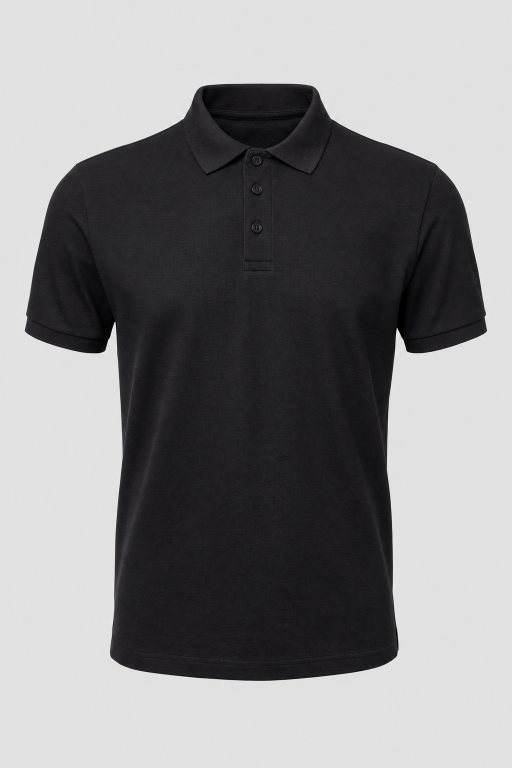
#> input picture print/_mockup/polo-front.png, 1024 x 1536 px (shown at 1/2 size)
$ python polo_design.py
#> lines starting #> are read from the running program, lines starting #| are printed output that depends on the picture
#!/usr/bin/env python3
"""
GaLaBau Kompass · Polo-Designvorschläge (Messe GaLaBau 2026)

Legt drei Druckvarianten (A Doppelt · B Klassisch · C Reduziert) als Vorschau
auf das Blanko-Polo (print/_mockup/polo-front.png, polo-back.png, per gpt-image-2)
und schreibt print/design/polo-designvorschlaege.pdf (Übersicht, je Variante eine
Seite mit Vorder-/Rückansicht und Druckangaben, Größenliste) plus PNG-Vorschauen.

Aufruf: python3 tools/polo_design.py [--domain galabau-kompass.de]
"""
import argparse, io, os, re, subprocess
import segno
from PIL import Image, ImageChops, ImageFilter

ROOT = os.path.dirname(os.path.dirname(os.path.abspath(__file__)))
CHROME = "/Applications/Google Chrome.app/Contents/MacOS/Google Chrome"
MOCK = os.path.join(ROOT, "print", "_mockup")
OUT = os.path.join(ROOT, "print", "design"); os.makedirs(OUT, exist_ok=True)
WORK = os.path.join(OUT, "_work"); os.makedirs(WORK, exist_ok=True)
LIGHT, GREEN, LIME, BLACK = "#F2F7F3", "#23A551", "#CDF47A", "#000000"
PX_MM = 3.78          # Render-Auflösung der Druckmotive (96 dpi)
MOCK_PX_CM = 12.9     # Mockup: Rumpfbreite ≈ 56 cm ≙ 720 px


MARK = '<svg class="mark" viewBox="0 0 64 64"><circle cx="32" cy="32" r="29" fill="none" stroke="{ink}" stroke-width="2.4"/><path d="M32 7 42.5 32 32 26.5 21.5 32Z" fill="{accent}"/><path d="M32 57 21.5 32 32 37.5 42.5 32Z" fill="{ink}"/></svg>'

def qr_svg(url):
    q = segno.make(url, error="h"); buf = io.BytesIO()
    q.save(buf, kind="svg", xmldecl=False, svgns=True, scale=10, border=0, dark=BLACK, light=None, svgclass=None, lineclass=None, omitsize=True)
    return buf.getvalue().decode("utf-8")

CSS = f'''
@font-face{{font-family:'Plus Jakarta Sans';src:url('file://{ROOT}/assets/fonts/jakarta-var.woff2') format('woff2');font-weight:200 800;}}
@font-face{{font-family:'Inter';src:url('file://{ROOT}/assets/fonts/inter-var.woff2') format('woff2');font-weight:400 800;}}
*{{margin:0;padding:0;box-sizing:border-box;}}
html,body{{background:{BLACK};}}
.art{{background:{BLACK};color:{LIGHT};font-family:Inter,sans-serif;display:flex;flex-direction:column;align-items:center;justify-content:center;text-align:center;overflow:hidden;}}
.eyebrow{{font-family:'Plus Jakarta Sans',sans-serif;font-weight:800;letter-spacing:.16em;text-transform:uppercase;color:{LIME};}}
.logo{{display:flex;align-items:center;gap:.28em;}}
.mark{{height:1em;width:auto;}}
.word{{font-family:'Plus Jakarta Sans',sans-serif;font-weight:800;letter-spacing:-.035em;line-height:1;white-space:nowrap;}}
.tagline{{font-family:'Plus Jakarta Sans',sans-serif;font-weight:700;letter-spacing:.18em;text-transform:uppercase;color:rgba(242,247,243,.7);}}
.qrwrap{{background:{LIGHT};border-radius:8mm;padding:7mm;display:flex;align-items:center;justify-content:center;}}
.qrwrap svg{{width:100%;height:100%;display:block;}}
.arrow{{font-family:'Plus Jakarta Sans',sans-serif;font-weight:800;color:{LIME};line-height:.9;}}
.line1{{font-family:'Plus Jakarta Sans',sans-serif;font-weight:800;letter-spacing:-.03em;line-height:1.05;}}

.line2{{font-family:'Plus Jakarta Sans',sans-serif;font-weight:700;line-height:1.25;color:{LIME};}}
.foot{{font-family:'Plus Jakarta Sans',sans-serif;font-weight:700;letter-spacing:.14em;text-transform:uppercase;color:rgba(242,247,243,.6);}}
'''

def motiv_voll(url, w, h, groß):
    """Komplettes Motiv (Logo, QR, Standort-Check-Zeilen) – Variante A vorn/hinten, B hinten."""
    qr = 170 if groß else 128; ey = 5 if groß else 4.2; word = 27 if groß else 22; l1 = 17 if groß else 14; l2 = 9.6 if groß else 8.2
    return f'''<section class="art" style="width:{w}mm;height:{h}mm;padding:12mm 10mm;justify-content:space-between;">
  <div style="display:flex;flex-direction:column;align-items:center;gap:4mm;">
    <div class="eyebrow" style="font-size:{ey}mm;">Branchenumfrage 2026 · Mitarbeitergewinnung im GaLaBau</div>
    <div class="logo" style="font-size:{word}mm;">{MARK.format(ink=LIGHT, accent=LIME)}<div class="word">GaLaBau Kompass</div></div>
    <div class="tagline" style="font-size:{4.6 if groß else 4}mm;">Das Magazin für den Garten- und Landschaftsbau</div>
  </div>
  <div class="qrwrap" style="width:{qr}mm;height:{qr}mm;">{qr_svg(url)}</div>
  <div class="arrow" style="font-size:{20 if groß else 17}mm;">↑</div>
  <div class="line1" style="font-size:{l1}mm;">Standort-Check<br>für GaLaBau-Betriebe</div>
  <div class="line2" style="font-size:{l2}mm;margin-top:2mm;">Wie viele Fachkräfte gibt es bei Ihnen?<br>Kostenlos scannen.</div>
  <div class="foot" style="font-size:3.8mm;margin-top:3mm;">galabau-kompass.de</div>
</section>'''

def motiv_brust(w, h):
    """Brustlogo links (Variante B): Marke + Wortmarke, darunter Claim."""
    return f'''<section class="art" style="width:{w}mm;height:{h}mm;align-items:flex-start;text-align:left;gap:2.2mm;">
  <div class="logo" style="font-size:10.5mm;">{MARK.format(ink=LIGHT, accent=LIME)}<div class="word">GaLaBau Kompass</div></div>
  <div class="tagline" style="font-size:2.7mm;padding-left:1mm;">Das Magazin für den Garten- und Landschaftsbau</div>
</section>'''

def motiv_marke(w, h):
    """Variante C vorn: Marke, darunter klein die Wortmarke."""
    mark = MARK.format(ink=LIGHT, accent=LIME).replace('class="mark"', 'class="mark" style="height:60mm;width:auto"')
    return f'''<section class="art" style="width:{w}mm;height:{h}mm;gap:5mm;">{mark}<div class="word" style="font-size:8.6mm;">GaLaBau Kompass</div></section>'''

def motiv_reduziert(url, w, h):
    """Rücken (final 07.09.): Kicker, Frage an GaLaBau-Inhaber, QR groß, Umfrage-Zeile, Wortmarke – ohne Pfeil."""
    return f'''<section class="art" style="width:{w}mm;height:{h}mm;padding:14mm 10mm 12mm;justify-content:space-between;gap:0;">
  <div>
    <div class="line1" style="font-size:29mm;color:{LIME};line-height:1;white-space:nowrap;">GaLaBau-Betriebe:</div>
    <div class="line1" style="font-size:22mm;margin-top:6mm;">Wie viele Fachkräfte<br>wohnen in Ihrem<br>Umkreis?</div>
  </div>
  <div class="qrwrap" style="width:172mm;height:172mm;">{qr_svg(url)}</div>
  <div style="display:flex;flex-direction:column;align-items:center;gap:4.5mm;">
    <div class="line2" style="font-size:8.4mm;">Umfrage ausfüllen, Standortcheck per Mail erhalten</div>
    <div style="font-size:5.2mm;font-weight:600;color:rgba(242,247,243,.68);">Kostenlos · zwei Minuten · Branchenumfrage 2026</div>
    <div class="logo" style="font-size:16mm;">{MARK.format(ink=LIGHT, accent=LIME)}<div class="word">GaLaBau Kompass</div></div>
    <div class="foot" style="font-size:3.8mm;">galabau-kompass.de</div>
  </div>
</section>'''

def render(name, html, w_mm, h_mm):
    src = os.path.join(WORK, name + ".html")
    open(src, "w", encoding="utf-8").write(f'<!DOCTYPE html><html><head><meta charset="UTF-8"><style>{CSS}</style></head><body>{html}</body></html>')
    png = os.path.join(WORK, name + ".png")
    cmd = [CHROME, "--headless=new", "--disable-gpu", "--hide-scrollbars", "--allow-file-access-from-files", "--virtual-time-budget=4000",
           f"--window-size={int(w_mm * PX_MM)},{int(h_mm * PX_MM)}", f"--screenshot={png}", f"file://{src}"]
    for versuch in range(3):  # Chrome hängt gelegentlich → Zeitlimit + Wiederholung
        try:
            subprocess.run(cmd, check=True, capture_output=True, timeout=90); break
        except (subprocess.TimeoutExpired, subprocess.CalledProcessError):
            if versuch == 2: raise
    return Image.open(png).convert("RGB")

# [12 lines left out: function auflegen, not called in this run]

def variante(key, url):
    front = Image.open(os.path.join(MOCK, "polo-front.png")).convert("RGB")
    back = Image.open(os.path.join(MOCK, "polo-back.png")).convert("RGB")
    if key == "A":
        auflegen(front, render("A-front", motiv_voll(url, 250, 300, False), 250, 300), 25, 560)
        auflegen(back, render("A-back", motiv_voll(url, 300, 380, True), 300, 380), 30, 430)
    elif key == "B":
        auflegen(front, render("B-front", motiv_brust(120, 32), 120, 32), 12, 600, cx=640)
        auflegen(back, render("B-back", motiv_voll(url, 300, 380, True), 300, 380), 30, 430)
    else:
        auflegen(front, render("C-front", motiv_marke(90, 100), 90, 100), 9, 575, cx=640)
        auflegen(back, render("C-back", motiv_reduziert(url, 300, 380), 300, 380), 30, 430)
    fp = os.path.join(OUT, f"variante-{key}-vorne.jpg"); bp = os.path.join(OUT, f"variante-{key}-hinten.jpg")
    front.save(fp, quality=86, optimize=True); back.save(bp, quality=86, optimize=True)
    both = Image.new("RGB", (front.width * 2 + 40, front.height), (236, 238, 236))
    both.paste(front, (0, 0)); both.paste(back, (front.width + 40, 0))
    both.save(os.path.join(OUT, f"variante-{key}.jpg"), quality=88)
    return fp, bp

VARIANTEN = {
    "A": ("Doppelt", "Vorne und hinten das komplette Motiv: Logo, QR-Code und die Standort-Check-Zeilen. Von vorn und von hinten scannbar – am lautesten, ideal in vollen Hallen und in der Schlange.",
          [("Vorne", "Komplettes Motiv 25 × 30 cm, mittig, Oberkante ca. 3 cm unter der Knopfleiste"), ("Hinten", "Komplettes Motiv 30 × 38 cm, mittig, Oberkante 10 cm unter dem Kragenansatz"), ("Farben", "Hell #F2F7F3 · Grün #23A551 (Nadel) · Lime #CDF47A (Zeilen, Pfeil) · QR-Kachel hell mit schwarzen Modulen")]),
    "B": ("Klassisch", "Vorne ein Brustlogo links wie bei einem Firmenpolo, hinten das große Motiv mit QR-Code. Wirkt von vorn seriös, von hinten fordert es zum Scannen auf – die Variante mit dem besten Verhältnis aus Auftreten und Wirkung.",
          [("Vorne", "Brustlogo links 12 × 3,5 cm (Marke + Wortmarke, darunter Claim), auf Höhe der untersten Knopfleiste"), ("Hinten", "Komplettes Motiv 30 × 38 cm, mittig, Oberkante 10 cm unter dem Kragenansatz"), ("Farben", "Hell #F2F7F3 · Grün #23A551 · Lime #CDF47A · QR-Kachel hell mit schwarzen Modulen")]),
    "C": ("Reduziert", "Vorne die Kompassnadel mit der Wortmarke darunter, hinten die Anrede „GaLaBau-Betriebe:“ über die Frage „Wie viele Fachkräfte wohnen in Ihrem Umkreis?“, der große QR-Code mit handgezeichnetem Pfeil und die Wortmarke. Ruhig, hochwertig, wenig Text – die Frage ist der Aufhänger fürs Gespräch.",
          [("Vorne", "Brustlogo links: Marke 6 cm, darunter Wortmarke, Druckfläche 9 × 10 cm, auf Höhe des untersten Knopfs"), ("Hinten", "Frage, QR 19 cm mit Edding-Pfeil, Zeile „Kostenlos scannen · Standort-Check“, Wortmarke – Fläche 30 × 38 cm, Oberkante 10 cm unter dem Kragenansatz"), ("Farben", "Hell #F2F7F3 · Grün #23A551 (Nadel) · Lime #CDF47A (Pfeil, Zeile) · QR-Kachel hell mit schwarzen Modulen")]),
}
GROESSEN = [("Fabio Zindel", "Vertrieb, Messe", ""), ("Niklas Kühme", "Vertrieb, Messe", ""), ("Nick Scheffler", "Vertrieb, Messe", ""), ("Julian Kohansal", "Geschäftsführung (optional)", ""), ("Liam Quick", "Geschäftsführung (optional)", "")]

PDF_CSS = f'''
@font-face{{font-family:'Plus Jakarta Sans';src:url('file://{ROOT}/assets/fonts/jakarta-var.woff2') format('woff2');font-weight:200 800;}}
@font-face{{font-family:'Inter';src:url('file://{ROOT}/assets/fonts/inter-var.woff2') format('woff2');font-weight:400 800;}}
@page{{size:A4 landscape;margin:0;}}
*{{margin:0;padding:0;box-sizing:border-box;}}
body{{font-family:Inter,sans-serif;color:#0E1B13;font-size:10pt;line-height:1.5;}}
.p{{width:297mm;height:210mm;padding:14mm 16mm;page-break-after:always;position:relative;overflow:hidden;}}
.p:last-child{{page-break-after:auto;}}
.kopf{{display:flex;justify-content:space-between;align-items:center;border-bottom:.4mm solid #DDE7E0;padding-bottom:3mm;margin-bottom:6mm;}}
.marke{{display:flex;align-items:center;gap:3mm;font-family:'Plus Jakarta Sans',sans-serif;font-weight:800;font-size:12pt;letter-spacing:-.03em;}}
.marke svg{{width:8mm;height:8mm;}}
.kick{{font-family:'Plus Jakarta Sans',sans-serif;font-weight:800;font-size:7.5pt;letter-spacing:.14em;text-transform:uppercase;color:#15803D;}}
h1{{font-family:'Plus Jakarta Sans',sans-serif;font-weight:800;font-size:22pt;letter-spacing:-.03em;line-height:1.08;}}
h2{{font-family:'Plus Jakarta Sans',sans-serif;font-weight:800;font-size:15pt;letter-spacing:-.025em;margin-bottom:2mm;}}
.dek{{font-size:10.5pt;color:#3C4C42;max-width:180mm;margin-top:2mm;}}
.drei{{display:grid;grid-template-columns:repeat(3,1fr);gap:8mm;margin-top:8mm;}}
.karte{{background:#F3F8F4;border-radius:5mm;padding:5mm;}}
.karte img{{width:100%;border-radius:3mm;display:block;}}
.karte .t{{font-family:'Plus Jakarta Sans',sans-serif;font-weight:800;font-size:11pt;margin-top:3mm;}}
.karte .s{{font-size:8.6pt;color:#3C4C42;margin-top:1mm;}}
.var{{display:grid;grid-template-columns:1.25fr 1fr;gap:10mm;align-items:start;}}
.bilder{{display:grid;grid-template-columns:1fr 1fr;gap:5mm;}}
.bilder img{{width:100%;border-radius:4mm;display:block;}}
.bilder .l{{font-family:'Plus Jakarta Sans',sans-serif;font-weight:700;font-size:8pt;letter-spacing:.1em;text-transform:uppercase;color:#6B7B71;margin-top:2mm;text-align:center;}}
.spec{{margin-top:5mm;}}
.spec th,.spec td{{text-align:left;vertical-align:top;padding:2mm 2.4mm;border-bottom:.25mm solid #DDE7E0;font-size:9pt;}}
.spec th{{width:24mm;font-family:'Plus Jakarta Sans',sans-serif;font-size:7pt;letter-spacing:.1em;text-transform:uppercase;color:#6B7B71;}}
.spec table{{width:100%;border-collapse:collapse;}}
.hin{{background:#EAF6EE;border-radius:3mm;padding:3.5mm 4.5mm;font-size:9pt;margin-top:5mm;}}
.hin b{{display:block;font-family:'Plus Jakarta Sans',sans-serif;font-size:7pt;letter-spacing:.12em;text-transform:uppercase;color:#15803D;margin-bottom:1mm;}}
.g table{{width:100%;border-collapse:collapse;margin-top:5mm;font-size:10pt;}}
.g th,.g td{{text-align:left;padding:3mm 3mm;border-bottom:.3mm solid #DDE7E0;}}
.g th{{font-family:'Plus Jakarta Sans',sans-serif;font-size:7.5pt;letter-spacing:.1em;text-transform:uppercase;color:#6B7B71;background:#F3F8F4;}}
.g td.feld{{height:11mm;width:40mm;border-bottom:.4mm solid #9AA9A0;}}
.fuss{{position:absolute;left:16mm;right:16mm;bottom:8mm;display:flex;justify-content:space-between;font-family:'Plus Jakarta Sans',sans-serif;font-weight:700;font-size:7.5pt;letter-spacing:.1em;text-transform:uppercase;color:#6B7B71;}}
'''
LOGO = '<svg viewBox="0 0 64 64"><circle cx="32" cy="32" r="29" fill="none" stroke="#0E1B13" stroke-width="2.4"/><path d="M32 7 42.5 32 32 26.5 21.5 32Z" fill="#23A551"/><path d="M32 57 21.5 32 32 37.5 42.5 32Z" fill="#0E1B13"/></svg>'

def kopf(kick): return f'<div class="kopf"><div class="marke">{LOGO}GaLaBau Kompass</div><div class="kick">{kick}</div></div>'
def fuss(n): return f'<div class="fuss"><span>Polo-Designvorschläge · GaLaBau 2026 Nürnberg · Stand 7. September 2026</span><span>Seite {n}</span></div>'

def pdf(bilder, domain):
    pages = [f'''<div class="p">{kopf("Messe GaLaBau 2026 · Polos")}<h1>Drei Vorschläge für das Messe-Polo</h1>
<p class="dek">Schwarzes Piqué-Polo, Druck in Hell, Grün und Lime nach der Magazin-Farbwelt. Jeder Vertriebler bekommt seinen eigenen QR-Code (Ziel: {domain}/s/&lt;kürzel&gt;/ → Standort-Check mit Zuordnung). Die Mockups zeigen die Platzierung maßstäblich; Druckdaten liegen als Vektor-PDF vor.</p>
<div class="drei">''' + "".join(f'<div class="karte"><img src="file://{os.path.join(OUT, f"variante-{k}.jpg")}"><div class="t">Variante {k} · {VARIANTEN[k][0]}</div><div class="s">{VARIANTEN[k][1]}</div></div>' for k in "ABC") + f'</div>{fuss(1)}</div>']
    for i, k in enumerate("ABC"):
        name, text, spec = VARIANTEN[k]
        pages.append(f'''<div class="p">{kopf(f"Variante {k} · {name}")}<div class="var"><div><div class="bilder"><div><img src="file://{bilder[k][0]}"><div class="l">Vorne</div></div><div><img src="file://{bilder[k][1]}"><div class="l">Hinten</div></div></div></div>
<div><h2>Variante {k} · {name}</h2><p class="dek" style="font-size:10pt">{text}</p><div class="spec"><table>''' + "".join(f"<tr><th>{a}</th><td>{b}</td></tr>" for a, b in spec) + f'''<tr><th>Polo</th><td>Schwarz, Baumwoll-Piqué, Kragen und Knopfleiste; Alternative auf Wunsch: Dunkelgrün #0B3D24 mit gleichem Druck</td></tr><tr><th>Verfahren</th><td>Siebdruck oder DTF (Vektordaten, Schriften eingebettet); QR-Kachel als helle Fläche mit schwarzen Modulen, nicht invertieren, nicht verkleinern</td></tr></table></div>
<div class="hin"><b>Stückzahl</b>Je Träger ein Polo mit eigenem QR-Code (Fabio, Niklas, Nick; Julian und Liam optional). Lieferung bis Montag, 14. September 2026.</div></div></div>{fuss(i + 2)}</div>''')
    rows = "".join(f'<tr><td>{n}</td><td>{r}</td><td class="feld">{s}</td><td>Schwarz · Variante ___</td></tr>' for n, r, s in GROESSEN)
    pages.append(f'''<div class="p g">{kopf("Größenliste")}<h1>Größenliste Messe-Polos</h1><p class="dek">Bitte je Person die Polo-Größe eintragen (Herrengrößen S bis 3XL, Piqué fällt normal aus). Freddy nimmt kein Polo.</p>
<table><tr><th>Name</th><th>Rolle</th><th>Größe</th><th>Polo</th></tr>{rows}</table>
<div class="hin"><b>Ablauf</b>1. Variante wählen (A, B oder C) · 2. Größen eintragen · 3. Jana beauftragt den Druck mit den Vektor-Druckdaten (print/&lt;kürzel&gt;/polo-&lt;kürzel&gt;.pdf, je Person eigener QR – Dateien nicht vertauschen) · 4. Andruck scannen (Ergebnis: Standort-Check) · 5. Lieferung bis 14. September 2026, Messe 15.–18. September, Nürnberg.</div>{fuss(5)}</div>''')
    html = f'<!DOCTYPE html><html lang="de"><head><meta charset="UTF-8"><style>{PDF_CSS}</style></head><body>{"".join(pages)}</body></html>'
    src = os.path.join(WORK, "designvorschlaege.html"); open(src, "w", encoding="utf-8").write(html)
    out = os.path.join(OUT, "polo-designvorschlaege.pdf")
    subprocess.run([CHROME, "--headless=new", "--disable-gpu", "--allow-file-access-from-files", "--no-pdf-header-footer", "--virtual-time-budget=8000", f"--print-to-pdf={out}", f"file://{src}"], check=True, capture_output=True, timeout=180)
    return out


# [14 lines left out: function pdf_final, not called in this run]

def main():
    ap = argparse.ArgumentParser(); ap.add_argument("--domain", default="galabau-kompass.de"); ap.add_argument("--final", action="store_true", help="nur Variante C als finales PDF"); a = ap.parse_args()
    url = f"https://{a.domain}/s/fabio/"
    if a.final:
        bilder = {"C": variante("C", url)}
        out = pdf_final(bilder, a.domain)
    else:
        bilder = {k: variante(k, url) for k in "ABC"}
#> in variante, front is the input picture: PIL image 1024x1536 RGB; mean R, G, B 134.8, 134, 134.9
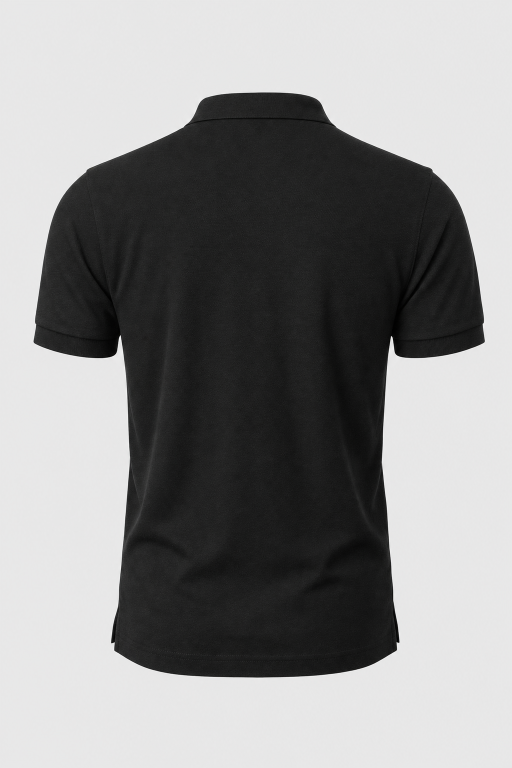
#> input picture print/_mockup/polo-back.png, 1024 x 1536 px (shown at 1/2 size)
#> in variante, back is the input picture: PIL image 1024x1536 RGB; mean R, G, B 140.9, 140.9, 140.8
#> (the call stopped at in qr_svg, `q = segno.make(url, error="h"); buf = io.BytesIO()`: segno is not available in this run)
#> (the call stopped at in qr_svg, `q = segno.make(url, error="h"); buf = io.BytesIO()`: segno is not available in this run)
#> in variante, `both.paste(front, (0, 0))`:
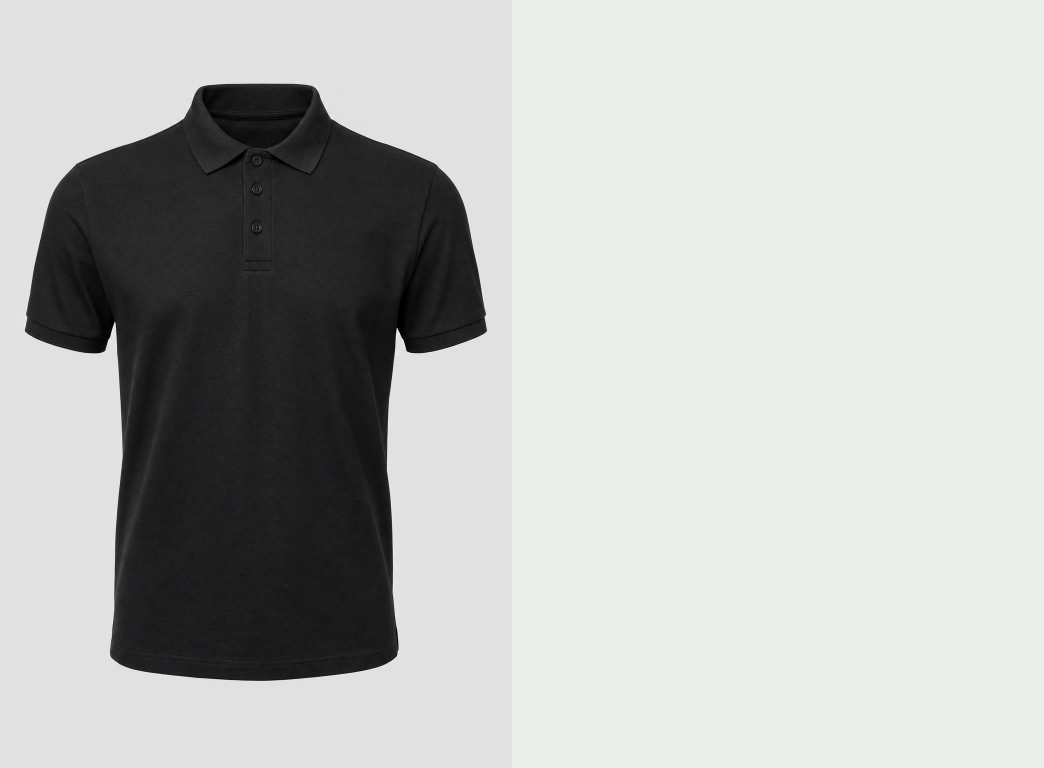
#> both: PIL image 2088x1536 RGB (shown at 1/2 size); mean R, G, B 186.4, 187, 186.4
#> in variante, `both.paste(back, (front.width + 40, 0))`:
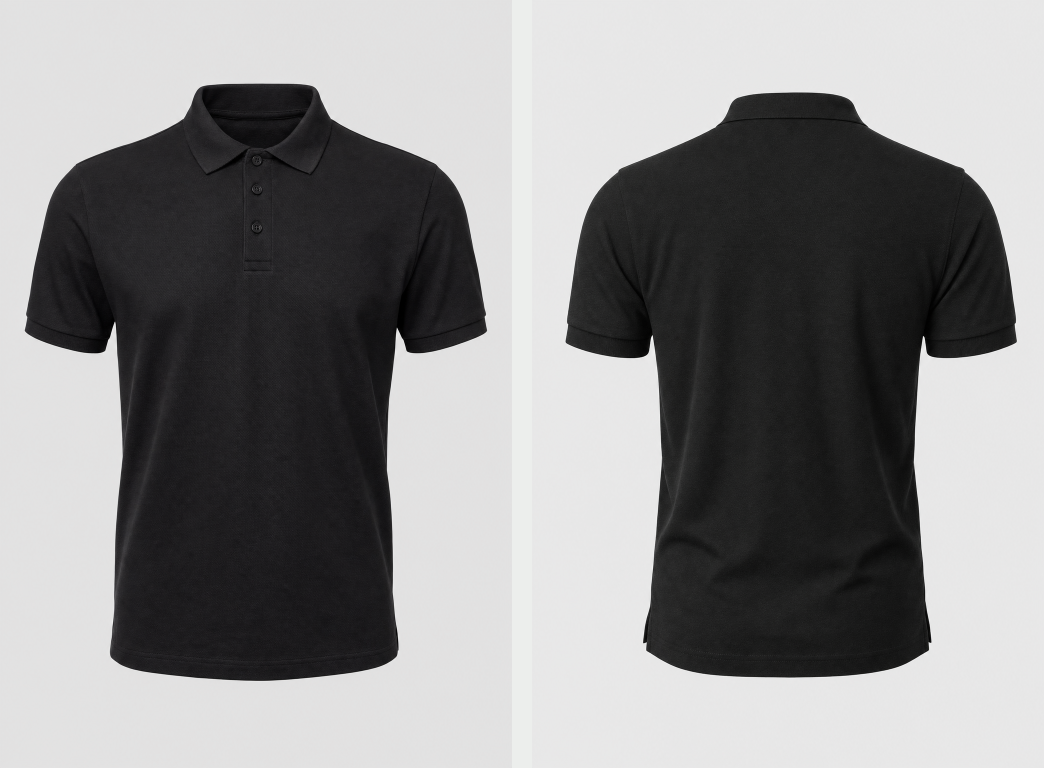
#> both: PIL image 2088x1536 RGB (shown at 1/2 size); mean R, G, B 139.8, 139.4, 139.8
#> (the call stopped at in render, `subprocess.run(cmd, check=True, capture_output=True, timeout=90); break`: subprocess is not available in this run)
#> (the call stopped at in qr_svg, `q = segno.make(url, error="h"); buf = io.BytesIO()`: segno is not available in this run)
#> (the call stopped at in render, `subprocess.run(cmd, check=True, capture_output=True, timeout=90); break`: subprocess is not available in this run)
#> (the call stopped at in qr_svg, `q = segno.make(url, error="h"); buf = io.BytesIO()`: segno is not available in this run)
        out = pdf(bilder, a.domain)
    print("✓", os.path.relpath(out, ROOT), f"{os.path.getsize(out) // 1024} KB")

if __name__ == "__main__":
#> (the run stopped early here; a loop or call above may not have finished)
